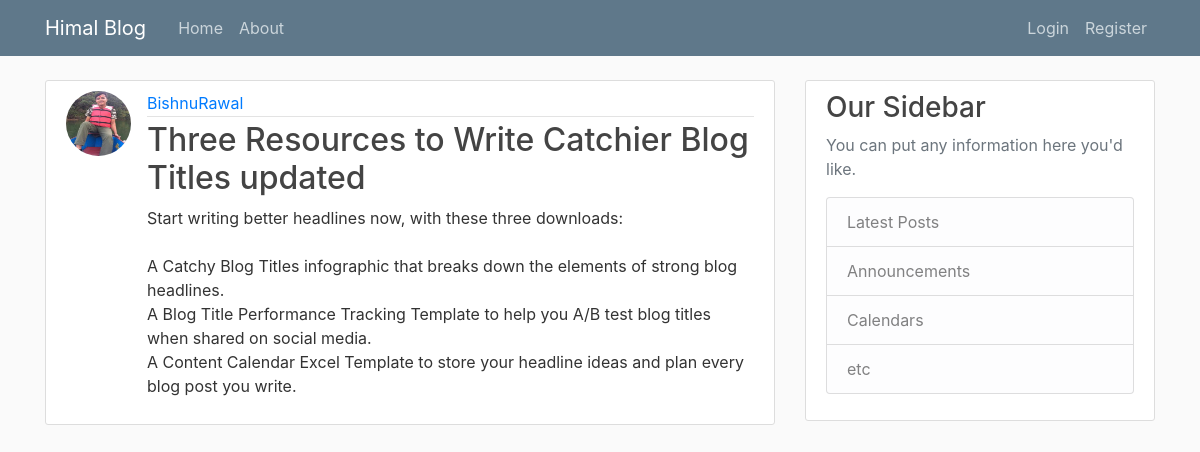
/post/5/, run on the app's committed database.
### blog/models.py (models this page shows, shortened)
class Post(models.Model):
    title = models.CharField(max_length=100)
    content = models.TextField()
    date_posted = models.DateTimeField(default=timezone.now)
    author= models.ForeignKey(User,on_delete=models.CASCADE)

### users/models.py (models this page shows, shortened)
class Profile(models.Model):
    user = models.OneToOneField(User,on_delete=models.CASCADE)
    image = models.ImageField(default='default.jpg',upload_to="profile_pics")

### blog/views.py (the view)
# urls.py: path('post/<int:pk>/',PostDetailView.as_view(),name='post-detail'),
class PostDetailView(DetailView):
    model = Post

### blog/templates/blog/post_detail.html (shortened to what this page needs)
{% extends "blog/base.html" %}
{% block content %}
<article class="media content-section">
  <img class="rounded-circle article-img" src="{{post.author.profile.image.url}}">
    <div class="media-body">
      <div class="article-metadata">
        <a class="mr-2" href="{% url 'user-posts' object.author.username %}">{{ object.author }}</a>
      </div>
      <h2 class="article-title" >{{ object.title }}</h2>
      <p class="article-content">{{ object.content }}</p>
    </div>
  </article>
{% endblock %}

### blog/static/blog/main.css (style rules this page uses)
body { background: #fafafa; color: #333333; margin-top: 5rem; }
h1, h2, h3, h4, h5, h6 { color: #444444; }
.content-section { background: #ffffff; padding: 10px 20px; border: 1px solid #dddddd; border-radius: 3px; margin-bottom: 20px; }
.article-title { color: #444444; }
.article-content { white-space: pre-line; }
.article-img { height: 65px; width: 65px; margin-right: 16px; }
.article-metadata { padding-bottom: 1px; margin-bottom: 4px; border-bottom: 1px solid #e3e3e3 }

### data on the page
Post: author.profile.image (picture), author "BishnuRawal", title "Three Resources to Write Catchier Blog Titles updated", content "Start writing better headlines now, with these three downloads: A Catchy Blog Titles infographic that breaks down the elements of strong blog headlines. A Blog Title Performance Tracking Template to help you A/B test blog titles when shared on social media. A Content Calendar Excel Template to store your headline ideas and plan every blog post you write."
